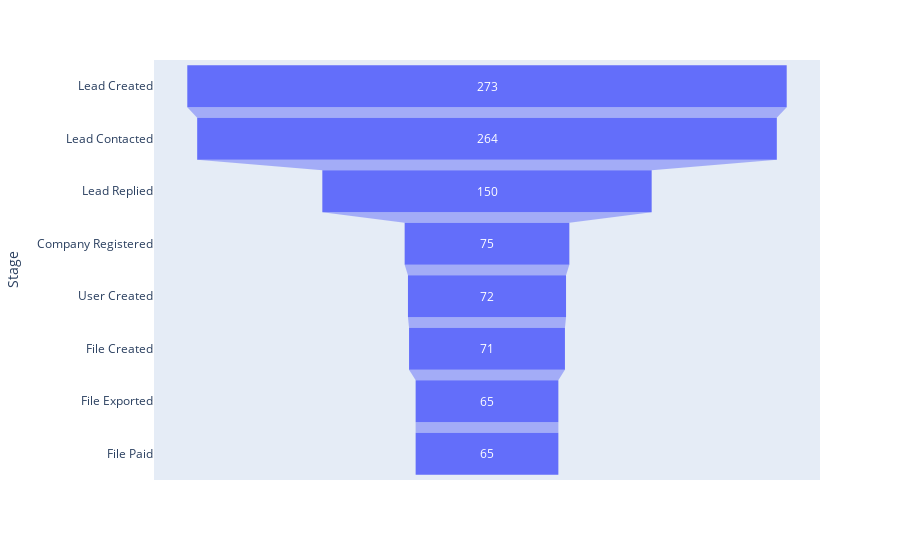

Notebook cell for this chart:
### Code cell
data = {'values': full_funnel,
       'Stage': ['Lead Created', 'Lead Contacted', 'Lead Replied', 'Company Registered',
       'User Created', 'File Created', 'File Exported', 'File Paid']}
px.funnel(data ,
          x = 'values',
         y = 'Stage')

### Figure 1 — Plotly figure (JSON) as saved in the notebook; plotly's stock layout.template omitted (floating-point values rounded to 4 significant figures)
{"data": [{"hovertemplate": "values=%{x}<br>Stage=%{y}<extra></extra>", "legendgroup": "", "marker": {"color": "#636efa"}, "name": "", "orientation": "h", "showlegend": false, "type": "funnel", "x": [273, 264, 150, 75, 72, 71, 65, 65], "xaxis": "x", "y": ["Lead Created", "Lead Contacted", "Lead Replied", "Company Registered", "User Created", "File Created", "File Exported", "File Paid"], "yaxis": "y"}], "layout": {"autosize": true, "legend": {"tracegroupgap": 0}, "margin": {"t": 60}, "xaxis": {"anchor": "y", "autorange": true, "domain": [0, 1], "range": [-151.7, 151.7], "title": {"text": "values"}, "type": "linear"}, "yaxis": {"anchor": "x", "autorange": true, "domain": [0, 1], "range": [7.5, -0.5], "title": {"text": "Stage"}, "type": "category"}}}
